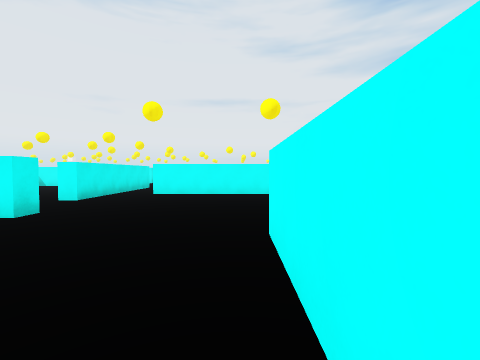
[1] (above)

15 first-person views from a walk through a 3-D level made in the Unity game engine. The camera is 1.5 m above the floor, tilts 2° down and sees 90° across. The floor is counted in squares, 2 m on a side. Each view is taken from the middle of a square. On the plan, view 1 faces up. The plan holds only what a view shows up to about 9 squares ahead; the rest is blank. The place goes on beyond the plan. Surface patterns are stand-ins for the level's own textures.

[2]
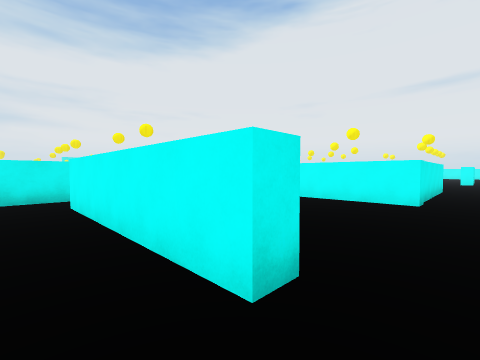

[3]
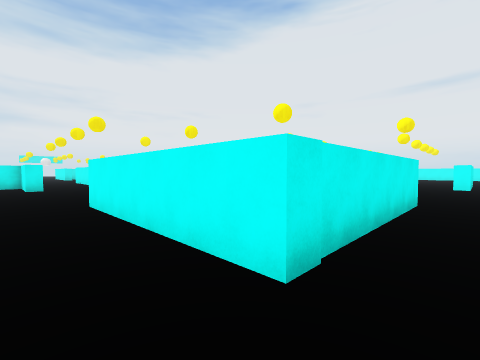

[4]
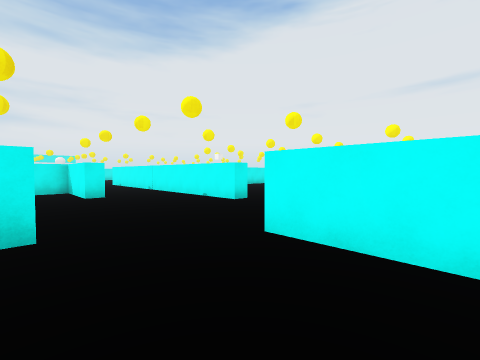

[5]
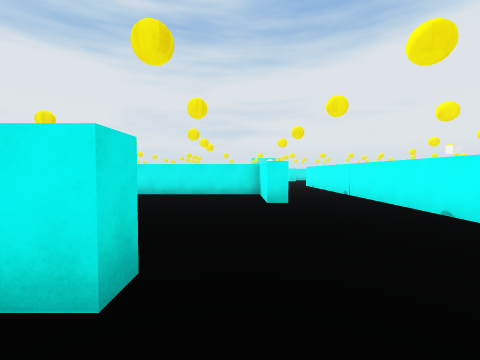

[6]
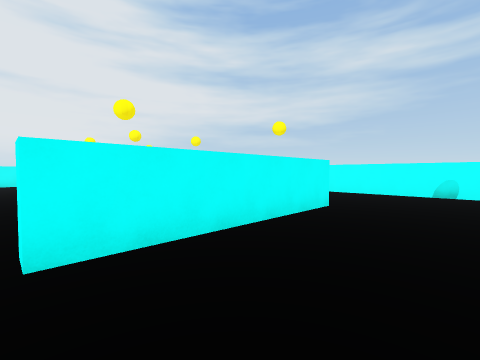

[7]
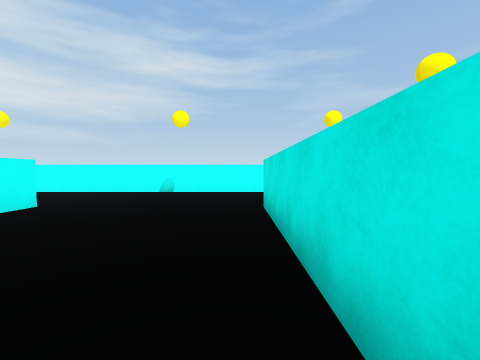

[8]
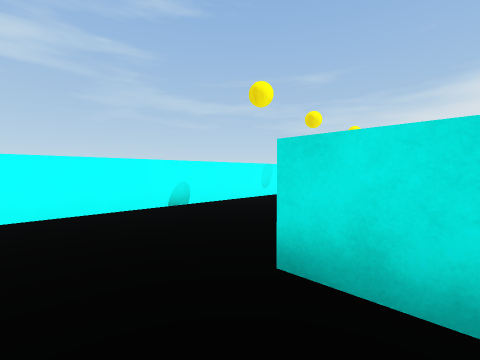

[9]
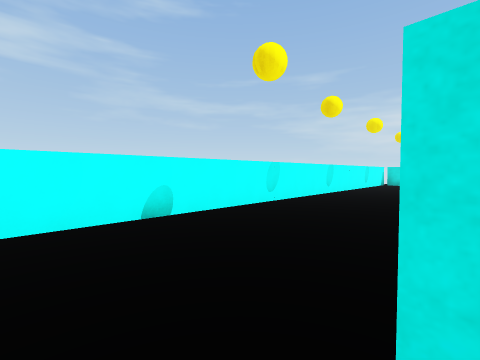

[10]
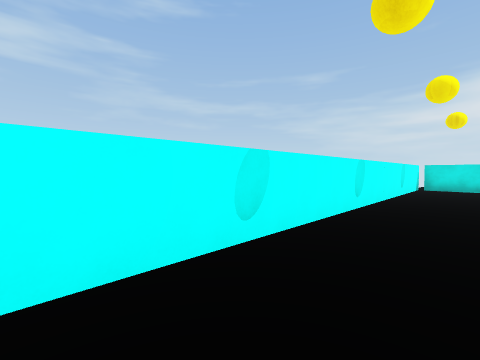

[11]
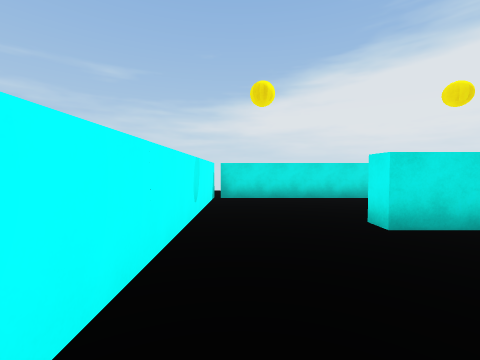

[12]
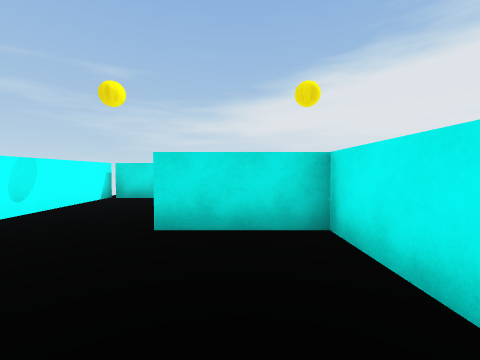

[13]
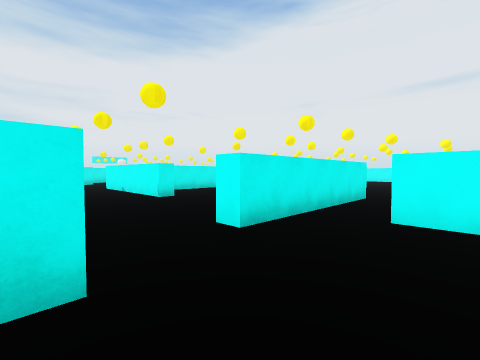

[14]
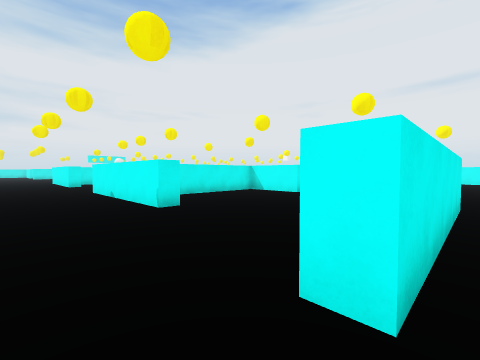

[15]
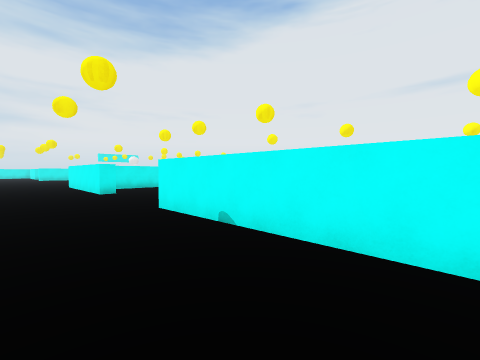

### Floor plan
Points are (right, up) in squares from view 1. A wall is a line through its corners. A room is listed if a view was taken in it or the views show most of it. See-through windows are left out.
Room 1 (views 1, 2, 10, 11, 12, 13, 15)
walls: (-3.6, 4.4) (-3.6, 3.8); (-8.7, 7.3) (-13.8, 7.3); (-4.2, 8) (-4.2, 6.3); (0.4, 0.2) (0.4, 3); (0.8, -0.1) (0.8, -2) (3.1, -2) (3.1, -2.6); (2.1, 8) (-3, 8); (1.2, -5.9) (5.7, -5.9) (5.7, 6.5)
ways out: opening at (-8.7, 6) to room 2; opening at (-4, 5.5) to room 2; opening at (4, 7.3) to room 2; gap at (-3, 8) to room 2
Room 2 (views 3, 4, 5, 6, 7, 8, 9, 14)
walls: (-5.7, 16) (-5.7, 15.5) (-12, 15.5); (2.1, 18.5) (2.1, 13.3) (-2.9, 13.3) (-2.9, 13.9); (-8.7, 13.2) (-8.7, 12.7) (-10.9, 12.7) (-10.9, 8.5); (-4.8, 11.3) (-4.2, 11.3) (-4.2, 8); (-2.6, 8.5) (2.1, 8.5) (2.1, 8); (-8.7, 7.9) (-8.7, 7.3); (-4.2, 6.3) (-4.8, 6.3); (5.7, 6.5) (5.7, 16.5)
ways out: opening at (-8.7, 6) to room 1; opening at (-4, 5.5) to room 1; opening at (4, 7.3) to room 1; gap at (-3, 8) to room 1

Positions as (right, up) in squares from view 1, and headings:
1: (0, 0), facing up
2: (3, 7), facing up-left
3: (3, 12), facing up-left
4: (-1, 11), facing up-left
5: (-3, 12), facing left
6: (-3, 11), facing up-right
7: (-3, 9), facing right
8: (1, 10), facing down-right
9: (2, 9), facing down-right
10: (4, 6), facing down-right
11: (5, 1), facing down
12: (2, 1), facing down
13: (-2, 4), facing up-left
14: (-4, 5), facing up-left
15: (-9, 5), facing up-left
